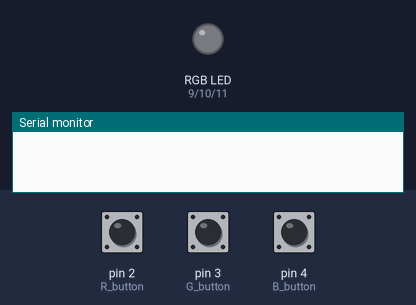
Simulated run of this sketch. Board: Arduino Uno, built with avr-gcc and run on an emulated ATmega328P. On the bench: an RGB LED mixed from three pins (HIGH = lit), the last lines printed to the serial monitor. The inputs (shaded band) are chosen by the test bench; at power-on: pin 3 (G_button) LOW, pin 2 (R_button) LOW, pin 4 (B_button) LOW. Dim RGB values are drawn brighter than linear.

Above: at 1.2 s.
1.3 s: pin 3 (G_button) pulled HIGH for 0.15 s
At 1.8 s:
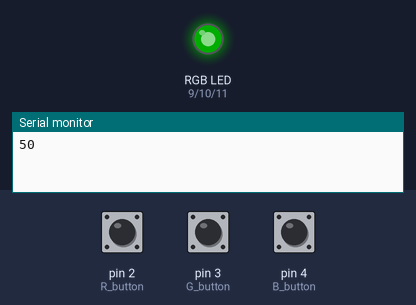
3.0 s: pin 2 (R_button) pulled HIGH for 0.15 s
At 4.2 s:
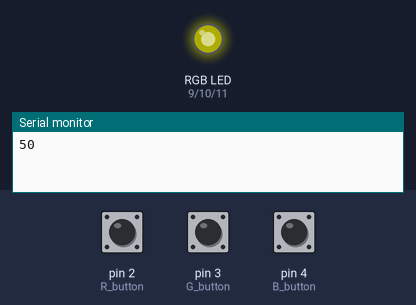
4.6 s: pin 4 (B_button) pulled HIGH for 0.15 s
At 5.5 s:
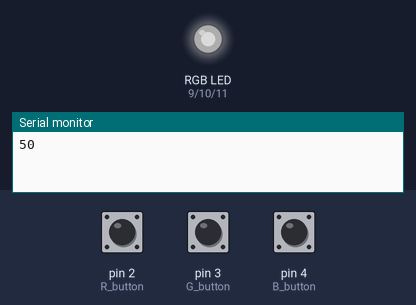
6.2 s: pin 3 (G_button) pulled HIGH for 1 s
At 8.0 s:
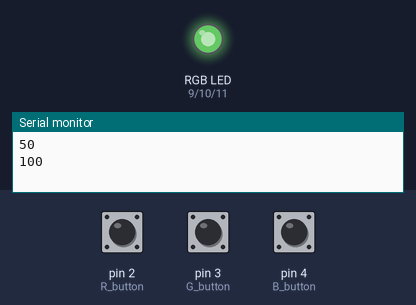
8.8 s: pin 2 (R_button) pulled HIGH for 1 s
At 11.0 s:
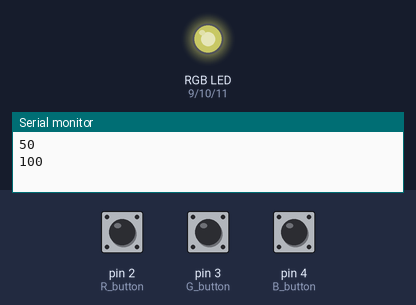
11.3 s: pin 4 (B_button) pulled HIGH for 1 s
At 13.0 s:
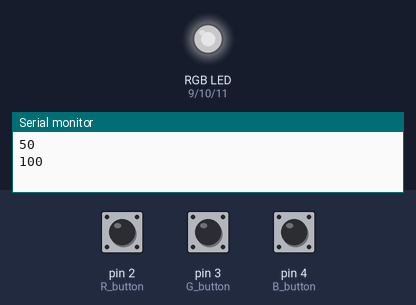
Timing chart, 0 to 14.5 s (numbered marks = the images above; inputs shaded):
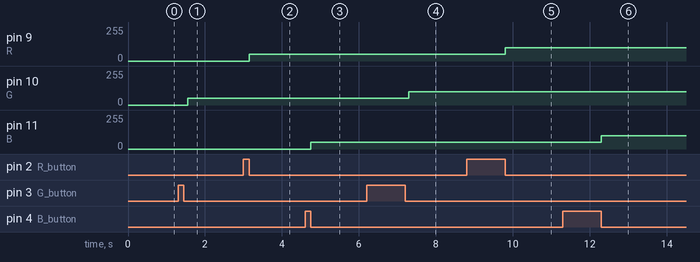

The sketch:

RGB_led_changing_brightness.ino
```cpp
int R = 9;
int G = 10;
int B = 11;

int R_button = 2;
int G_button = 3;
int B_button = 4;

int R_b_condition = 0;
int G_b_condition = 0;
int B_b_condition = 0;

int R_brightness = 0;
int G_brightness = 0;
int B_brightness = 0;

void setup() {

  pinMode(R, OUTPUT);
  pinMode(G, OUTPUT);
  pinMode(B, OUTPUT);

  pinMode(R_button, INPUT);
  pinMode(G_button, INPUT);
  pinMode(B_button, INPUT);

  Serial.begin(9600);

}

void loop() {

  if (digitalRead(R_button) == HIGH)
  {
    R_b_condition = 1;
    do {
       if (digitalRead(R_button) == LOW)
       {
        if (R_brightness <= 255 && (255 - R_brightness) >= 50)
        {
          R_brightness += 50;
          R_b_condition = 0;
        }
        else
        {
          R_brightness = 0;
          R_b_condition = 0;
        }
       }
    } while (R_b_condition == 1);
  }

   if (digitalRead(G_button) == HIGH)
  {
    G_b_condition = 1;
    do {
       if (digitalRead(G_button) == LOW)
       {
        if (G_brightness <= 255 && (255 - G_brightness) >= 50)
        {
          G_brightness += 50;
        }
        else
        {
          G_brightness = 0;
        }
        G_b_condition = 0;

        Serial.println(G_brightness);
        delay(100);
       }
    } while (G_b_condition == 1);
  }

 if (digitalRead(B_button) == HIGH)
  {
    B_b_condition = 1;
    do {
       if (digitalRead(B_button) == LOW)
       {
        if (B_brightness <= 255 && (255 - B_brightness) >= 50)
        {
          B_brightness += 50;
          B_b_condition = 0;
        }
        else
        {
          B_brightness = 0;
          B_b_condition = 0;
        }
       }
    } while (B_b_condition == 1);
  }

  analogWrite(R, R_brightness);
  analogWrite(G, G_brightness);
  analogWrite(B, B_brightness);
  delay(10);

}
```

Measured:
- after the input at 1.3 s, pin 10 (G): 0/255 → 50/255 after 0.25 s
- after the input at 3.0 s, pin 9 (R): 0/255 → 50/255 after 0.15 s
- after the input at 4.6 s, pin 11 (B): 0/255 → 50/255 after 0.15 s
- after the input at 6.2 s, pin 10 (G): 50/255 → 100/255 after 1.1 s
- after the input at 8.8 s, pin 9 (R): 50/255 → 100/255 after 1.0 s
- after the input at 11.3 s, pin 11 (B): 50/255 → 100/255 after 1.0 s
